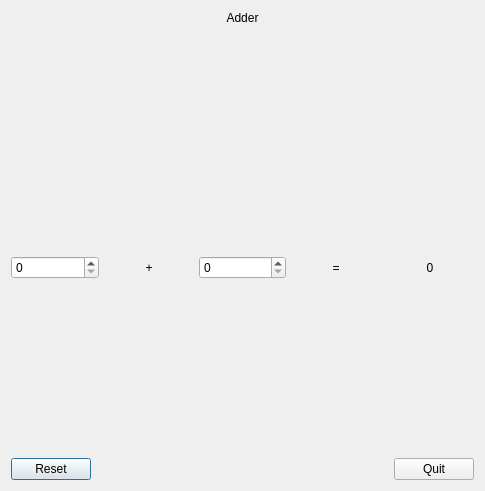
<?xml version="1.0" encoding="UTF-8"?>
<ui version="4.0">
 <class>Dialog</class>
 <widget class="QDialog" name="Dialog">
  <property name="geometry">
   <rect>
    <x>0</x>
    <y>0</y>
    <width>485</width>
    <height>491</height>
   </rect>
  </property>
  <property name="windowTitle">
   <string>Dialog</string>
  </property>
  <layout class="QVBoxLayout" name="verticalLayout_3">
   <item>
    <layout class="QVBoxLayout" name="verticalLayout_2">
     <item>
      <widget class="QLabel" name="label">
       <property name="text">
        <string>Adder</string>
       </property>
       <property name="alignment">
        <set>Qt::AlignCenter</set>
       </property>
      </widget>
     </item>
     <item>
      <spacer name="verticalSpacer_2">
       <property name="orientation">
        <enum>Qt::Vertical</enum>
       </property>
       <property name="sizeHint" stdset="0">
        <size>
         <width>20</width>
         <height>40</height>
        </size>
       </property>
      </spacer>
     </item>
     <item>
      <layout class="QVBoxLayout" name="verticalLayout">
       <item>
        <layout class="QHBoxLayout" name="horizontalLayout">
         <item>
          <widget class="QSpinBox" name="spinBox"/>
         </item>
         <item>
          <widget class="QLabel" name="label_2">
           <property name="text">
            <string>+</string>
           </property>
           <property name="alignment">
            <set>Qt::AlignCenter</set>
           </property>
          </widget>
         </item>
         <item>
          <widget class="QSpinBox" name="spinBox_2"/>
         </item>
         <item>
          <widget class="QLabel" name="label_3">
           <property name="text">
            <string>=</string>
           </property>
           <property name="alignment">
            <set>Qt::AlignCenter</set>
           </property>
          </widget>
         </item>
         <item>
          <widget class="QLabel" name="label_4">
           <property name="text">
            <string>0</string>
           </property>
           <property name="alignment">
            <set>Qt::AlignCenter</set>
           </property>
          </widget>
         </item>
        </layout>
       </item>
       <item>
        <spacer name="verticalSpacer">
         <property name="orientation">
          <enum>Qt::Vertical</enum>
         </property>
         <property name="sizeHint" stdset="0">
          <size>
           <width>20</width>
           <height>40</height>
          </size>
         </property>
        </spacer>
       </item>
       <item>
        <layout class="QHBoxLayout" name="horizontalLayout_2">
         <item>
          <widget class="QPushButton" name="pushButton">
           <property name="text">
            <string>Reset</string>
           </property>
          </widget>
         </item>
         <item>
          <spacer name="horizontalSpacer">
           <property name="orientation">
            <enum>Qt::Horizontal</enum>
           </property>
           <property name="sizeHint" stdset="0">
            <size>
             <width>40</width>
             <height>20</height>
            </size>
           </property>
          </spacer>
         </item>
         <item>
          <widget class="QPushButton" name="pushButton_2">
           <property name="text">
            <string>Quit</string>
           </property>
          </widget>
         </item>
        </layout>
       </item>
      </layout>
     </item>
    </layout>
   </item>
  </layout>
 </widget>
 <layoutdefault spacing="6" margin="11"/>
 <resources/>
 <connections/>
</ui>
